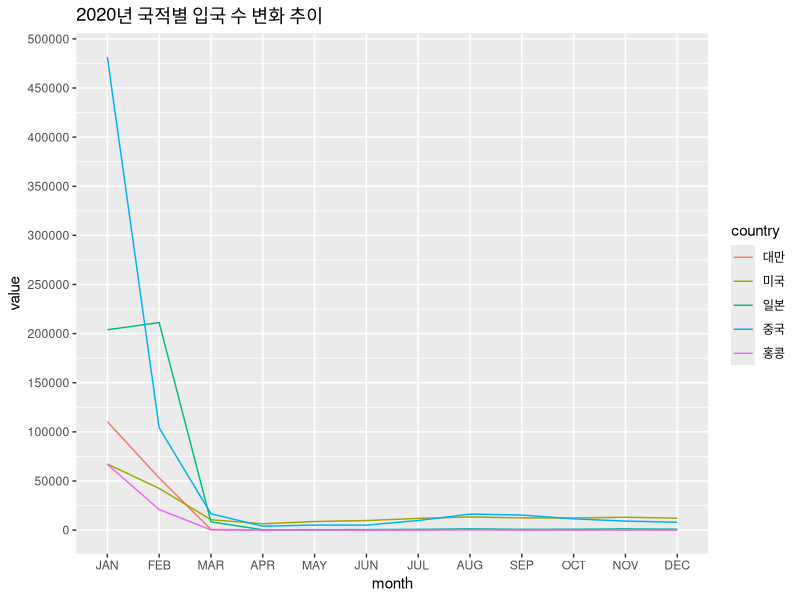
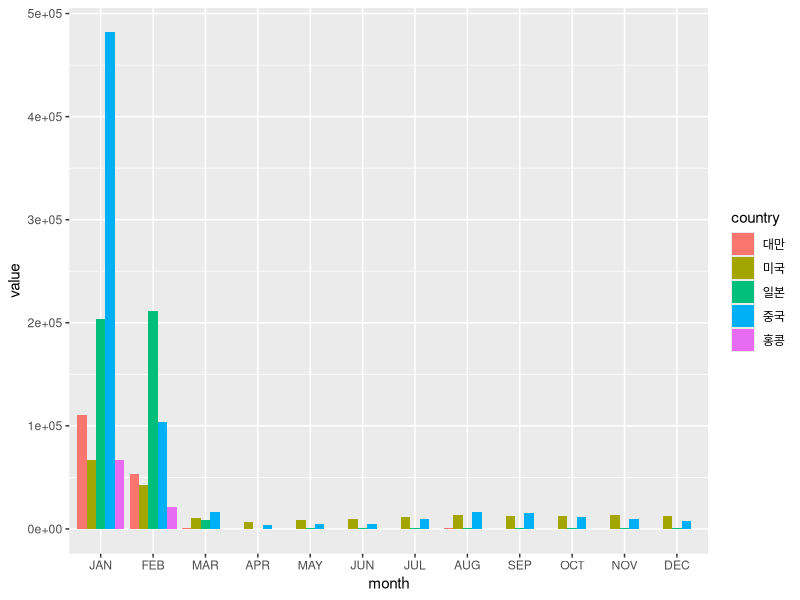
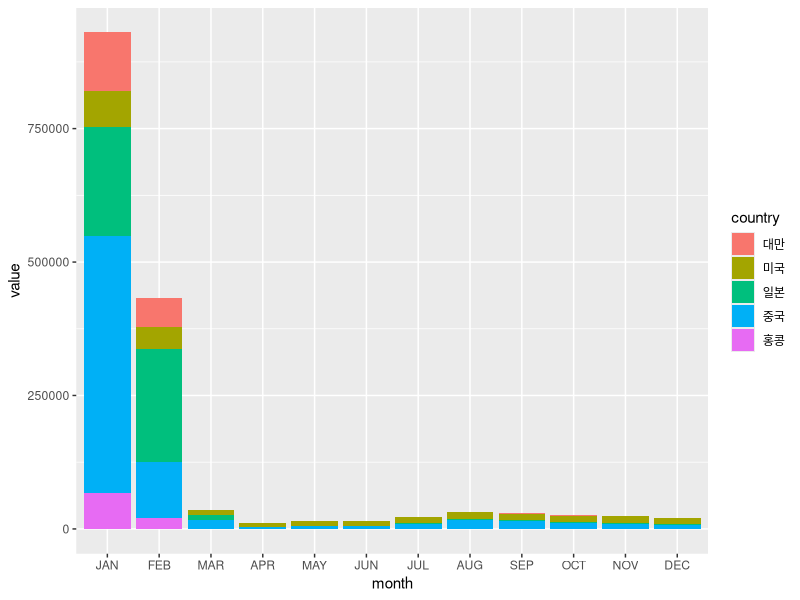

Write the R code that produced these figures, in order.
### 해외 입국자 추이 확인하기 ###

# 데이터 불러오기
library(readxl)
entrance_data <- read_excel("week1/data/ch07/entrance_data.xls")

# 컬럼명 변경
colnames(entrance_data) <- c("country", "JAN", "FEB", "MAR", "APR", "MAY", "JUN", 
                             "JUL", "AUG", "SEP", "OCT", "NOV", "DEC")

# 공백 제거
entrance_data$country <- gsub(" ", "", entrance_data$country)

# 상위 5개국 추출하기
nrow(entrance_data) # 총 국가 수 확인
top5_country <- entrance_data[order(-entrance_data$JAN),] |> head(n = 5)

# 데이터 재구조화
library(reshape2)
top5_melt <- melt(top5_country, id.vars = "country", variable.name = "month")
head(top5_melt)

## 시각화하기
# 선 그래프
library(ggplot2)
ggplot(top5_melt, aes(x = month, y = value, group = country)) +
  geom_line(aes(color = country)) +
  ggtitle("2020년 국적별 입국 수 변화 추이") +
  scale_y_continuous(breaks = seq(0, 500000, 50000))

# 막대 그래프
ggplot(top5_melt, aes(x = month, y = value, fill = country)) +
  geom_bar(stat = "identity", position = "dodge")

# 누적 막대 그래프
ggplot(top5_melt, aes(x = month, y = value, fill = country)) +
  geom_bar(stat = "identity", position = "stack")
